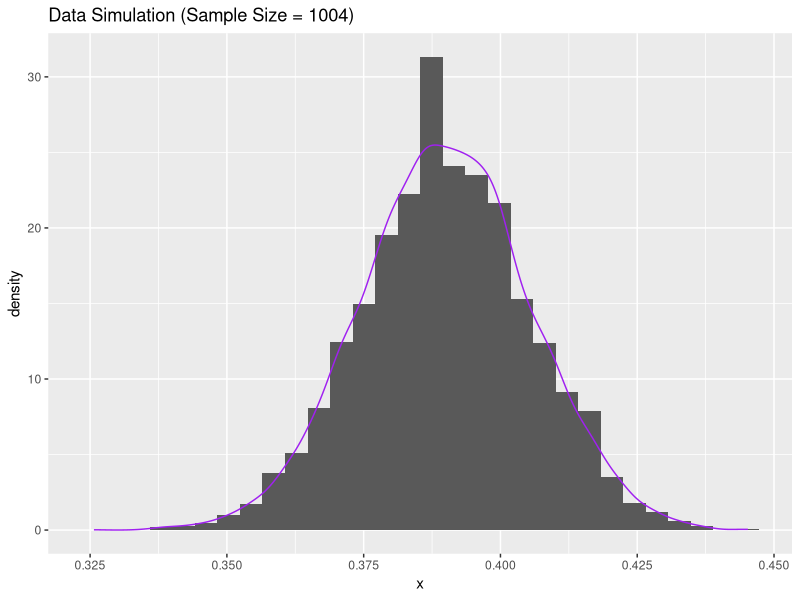
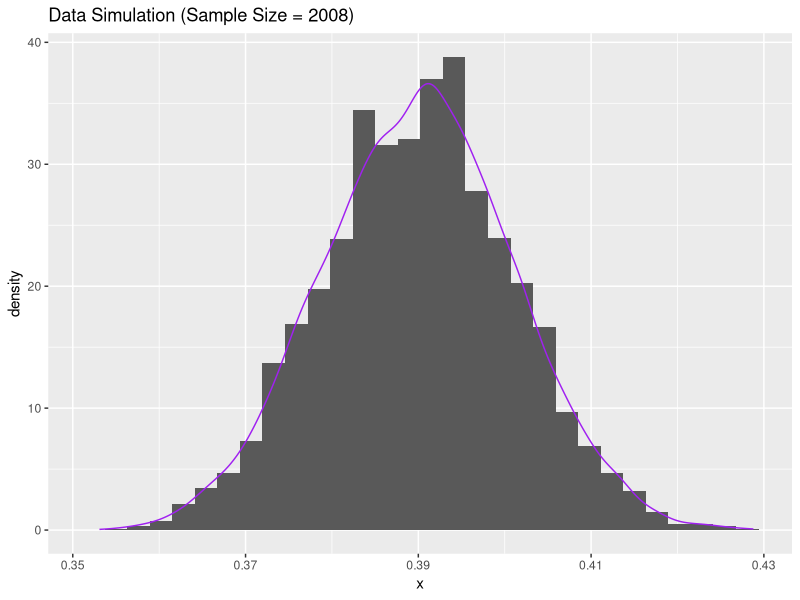
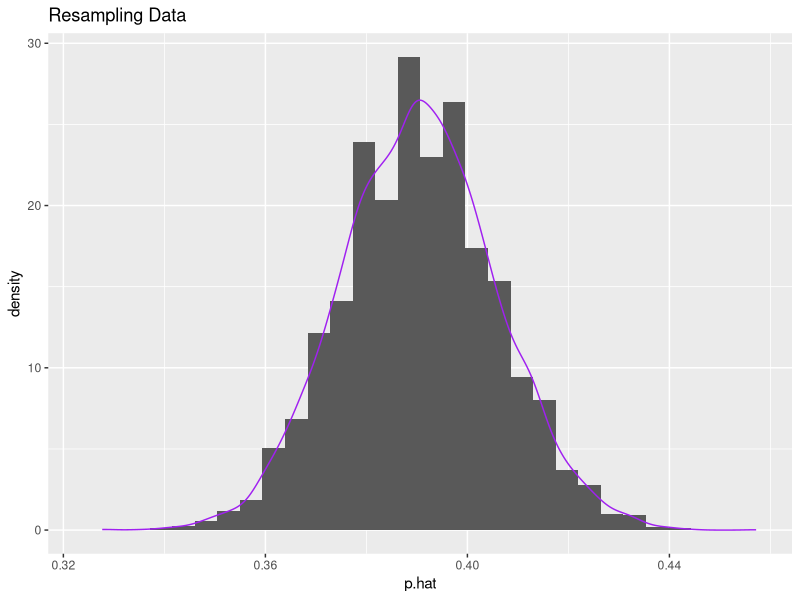

Reproduce these figures in R, in order.
####################################################################################################
# Lab 10

library(tidyverse)
####################################################################################################
# Task 1: Basic Simulation

# Use rbinom() to generate data
data_simulation_1 <- tibble(x=rbinom(10000, size = 1004, prob = 0.39)) /1004

# Plot a histogram of the data
ggplot(data = data_simulation_1, aes(x = x)) +
  geom_histogram(
    aes(y = ..density..),  
  ) +
  geom_density(
    color = "purple"
  ) +
  ggtitle("Data Simulation (Sample Size = 1004)")

# Shape is unimodal and centered around x=0.39 
# mean(data_simulation_1$x)


# What is the range of the middle 95%?

lower_bound <- quantile(data_simulation_1$x, 0.025) 
upper_bound <- quantile(data_simulation_1$x, 0.975) 
middle_range <- upper_bound - lower_bound

# Range of middle 95% is ~0.06

margin_of_error = middle_range/2

# Margin of error is ~0.03

# This margin of error of ~3% is better than Gallup's margin of error of 4%


###########################################################

# Task 1 Part 2: Repeat Simulation for Double Sample Size 

data_simulation_2 <- tibble(x=rbinom(10000, size = 1004*2, prob = 0.39)) /(1004*2)

# Plot a histogram of the data
ggplot(data = data_simulation_2, aes(x = x)) +
  geom_histogram(
    aes(y = ..density..),  
  ) +
  geom_density(
    color = "purple"
  ) + 
  ggtitle("Data Simulation (Sample Size = 2008)")

# What do we notice about the shape?
# Shape is unimodal and centered around x=0.39 
# mean(data_simulation_2$x)


# What is the range of the middle 95%?

lower_bound_2 <- quantile(data_simulation_2$x, 0.025) 
upper_bound_2 <- quantile(data_simulation_2$x, 0.975) 
middle_range_2 <- upper_bound_2 - lower_bound_2

# Range is ~0.06

margin_of_error_2 = middle_range_2/2

# Margin of error is ~2%

# This margin of error of ~2% is about equal to Gallup's margin of error of 2%



####################################################################################################
# Task 2: Resampling

# Create a df containing data from Gallup Survey

gallup_data <- tibble(
  response = c(rep(1, 392), rep(2, 592), rep(0, 20))
)

# Perform Resampling
R = 10000
resamples <- tibble(p.hat = numeric(R))

for( i in 1:R){
  # Take a resample
  resample <- sample(x = gallup_data$response,
                     size = 1004,
                     replace = T) 
  resamples$p.hat[i] <- mean(resample==1)
}

# Plot a histogram of the resampling data
ggplot(data = resamples, aes(x = p.hat)) +
  geom_histogram(
    aes(y = ..density..),  
  ) +
  geom_density(
    color = "purple"
  ) + 
  ggtitle("Resampling Data")

# What do we notice about the shape?
# Shape is unimodal and centered around x=0.39

# What is the range of the middle 95%?
lower_boundR <- quantile(resamples$p.hat, 0.025) 
upper_boundR <- quantile(resamples$p.hat, 0.975) 
middle_rangeR <- upper_boundR - lower_boundR
# Range of middle 95% is ~0.06

# What is the margin of error?
margin_of_error_R = middle_rangeR/2
# Margin of error is ~3%
margin_of_error
margin_of_error_2
margin_of_error_R

# This margin of error of ~3% is better than Gallup's margin of error of 4%


# Simulation over n and p
